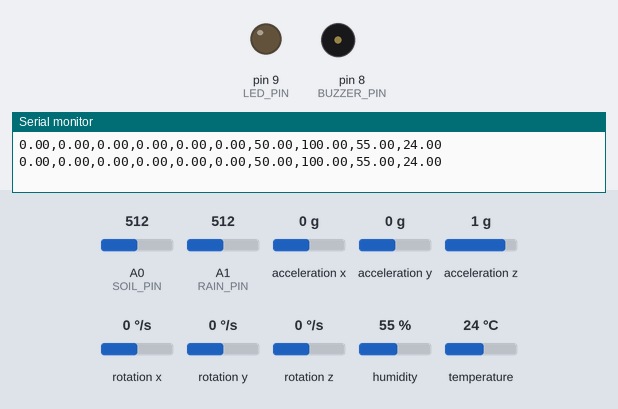
Bench run of a sketch on a simulated Arduino Uno, built with avr-gcc and run on an emulated ATmega328P. On the bench: output pins drawn as LEDs (lit = HIGH), buzzer (waves = sounding, pin HIGH), the last lines printed to the serial monitor. The inputs (shaded band) are chosen by the test bench; at power-on: A1 (RAIN_PIN) = 512, A0 (SOIL_PIN) = 512, acceleration x 0 g, acceleration y 0 g, acceleration z 1 g, rotation x 0 °/s, rotation y 0 °/s, rotation z 0 °/s, humidity 55 %, temperature 24 °C.

Above: at 1.2 s.
1.3 s: A1 (RAIN_PIN) set to 755
3.2 s: A1 (RAIN_PIN) set to 784
At 5.1 s:
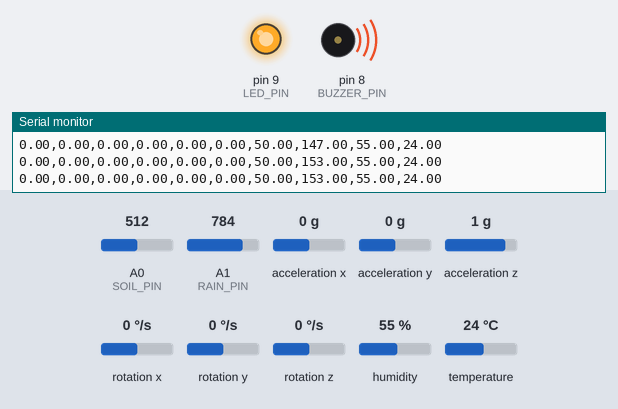
5.5 s: A1 (RAIN_PIN) set to 306
At 7.5 s:
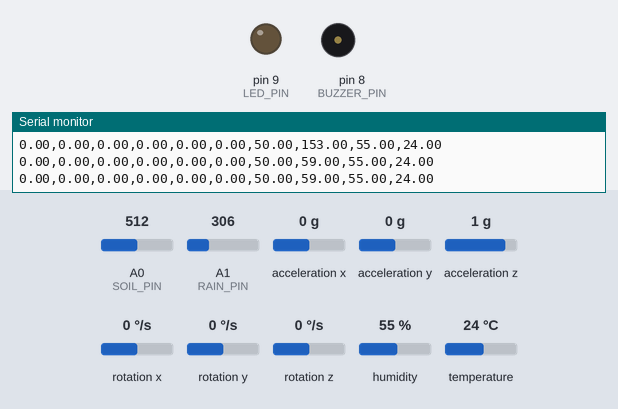
Timing chart, 0 to 9.0 s (numbered marks = the images above; inputs shaded):
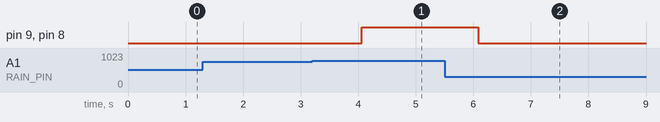

The sketch:

arduino_code.ino
```cpp
#include <Wire.h>
#include <MPU6050.h>
#include <DHT.h>

#define DHT_PIN 7
#define DHT_TYPE DHT22
#define SOIL_PIN A0
#define RAIN_PIN A1
#define BUZZER_PIN 8
#define LED_PIN 9
#define SERVO1_PIN 10
#define SERVO2_PIN 11

MPU6050 mpu1(0x68);
MPU6050 mpu2(0x69);
MPU6050 mpu3(0x70); // if address changed
DHT dht(DHT_PIN, DHT_TYPE);

float prevPitch[3] = {0,0,0};
float vibThresholdLow = 50; // adjust
float vibThresholdMid = 150;
float vibThresholdHigh = 300;

// RAW readings (from MPU sensors)
int16_t rawAx[3], rawAy[3], rawAz[3];


void setup() {
  Serial.begin(9600);
  Wire.begin();
  dht.begin();
  pinMode(BUZZER_PIN, OUTPUT);
  pinMode(LED_PIN, OUTPUT);
}

void loop() {
  float ax[3], ay[3], az[3], pitch[3], vibration[3];

  // Read MPU6050
  MPU6050* mpus[3] = {&mpu1,&mpu2,&mpu3};
  for(int i=0;i<3;i++){
    mpus[i]->getAcceleration(&rawAx[i], &rawAy[i], &rawAz[i]);

// Convert to 'g' (gravity units)
ax[i] = rawAx[i] / 16384.0;
ay[i] = rawAy[i] / 16384.0;
az[i] = rawAz[i] / 16384.0;

  }

  // Soil moisture
  float soilRaw = analogRead(SOIL_PIN);
  float soilPercent = map(soilRaw, 0, 1023, 0, 100);

  // Rain sensor
  float rainRaw = analogRead(RAIN_PIN);
  float rainMM = map(rainRaw, 0, 1023, 0, 200); // approximate mm/day

  // Temp/Humidity
  float temp = dht.readTemperature();
  float hum = dht.readHumidity();

  // Risk logic example (simplified, adjust thresholds)
  String tiltRisk="", soilRisk="", rainRisk="";
  for(int i=0;i<3;i++){
    if(abs(pitch[i])<15) tiltRisk="Very Low";
    else if(abs(pitch[i])<25) tiltRisk="Low-Moderate";
    else if(abs(pitch[i])<35) tiltRisk="Moderate-High";
    else if(abs(pitch[i])<45) tiltRisk="High";
    else tiltRisk="Critical";
  }
  if(soilPercent<20) soilRisk="Very Low";
  else if(soilPercent<40 && abs(pitch[0])>25) soilRisk="Moderate";
  else if(soilPercent<60 && abs(pitch[0])>25) soilRisk="High";
  else if(soilPercent>60 && abs(pitch[0])>15) soilRisk="Critical";

  if(rainMM>=150) rainRisk="High";
  else if(rainMM>=100) rainRisk="Moderate";
  else if(rainMM>=75) rainRisk="Low";
  else rainRisk="Very Low";

  // Local Alerts
  if(soilRisk=="Critical" || tiltRisk=="Critical" || rainRisk=="High"){
    digitalWrite(BUZZER_PIN,HIGH);
    digitalWrite(LED_PIN,HIGH);
  } else {
    digitalWrite(BUZZER_PIN,LOW);
    digitalWrite(LED_PIN,LOW);
  }

  // Send CSV to ESP
  Serial.print(pitch[0]); Serial.print(",");
  Serial.print(pitch[1]); Serial.print(",");
  Serial.print(pitch[2]); Serial.print(",");
  Serial.print(vibration[0]); Serial.print(",");
  Serial.print(vibration[1]); Serial.print(",");
  Serial.print(vibration[2]); Serial.print(",");
  Serial.print(soilPercent); Serial.print(",");
  Serial.print(rainMM); Serial.print(",");
  Serial.print(hum); Serial.print(",");
  Serial.println(temp);

  delay(1000);
}
```

Measured:
- the behaviour switches between 767 and 768 on A1 (RAIN_PIN) (found by bisection; images 0 and 1)
- after the input at 3.2 s, pin 9 (LED_PIN), pin 8 (BUZZER_PIN): LOW → HIGH after 0.86 s
- after the input at 5.5 s, pin 9 (LED_PIN), pin 8 (BUZZER_PIN): HIGH → LOW after 0.59 s
